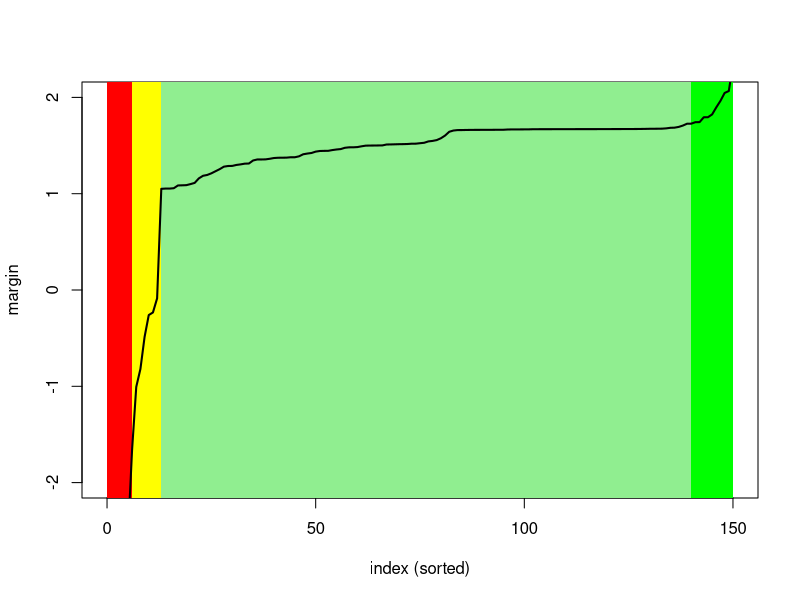

This figure's R source:
distance <- function(x1, x2)
{
  return(sqrt(sum((x1 - x2) ^ 2)))
}

w <- function(i,k=0,q=0) #âåñîâàÿ ô-öèÿ
{
  if(k>0) {
    (k+1-i)/k
  }
  else if(q>0&q<1){
    q^i
  }
  else return(-1)
}

printer <- function() {
  cat("draw in progress... ")
  plot(marginsArr, type="l",lwd=3,xlim =c(0,150), ylim = c(-2,2), xlab = "index (sorted)", ylab ="margin")
  rect(xleft = 13, xright = 140,ybottom = -3,ytop = 2.5,col = "light green",border = NA)
  rect(xleft = 140, xright = 150,ybottom = -3,ytop = 2.5,col = "green",border = NA)
  rect(xleft = 6, xright = 13,ybottom = -3,ytop = 2.5,col = "yellow",border = NA)
  rect(xleft = 0, xright = 6,ybottom = -3,ytop = 2.5,col = "red",border = NA)
  lines(marginsArr,lwd=2)
  cat("Done!")
}

margin <- function(inputData,i)
{
  l <- dim(inputData)[1]
  n <- dim(inputData)[2] - 1
  classesList <- unique(inputData[,n+1])
  counts <- rep(0,length(classesList))
  distances <- matrix(NA, l, 2)
  for (j in 1:l)
  {
    distances[j, ] <- c(j, distance(inputData[i, 1:n], inputData[j,1:n]))
  }
  orderedinputData <- inputData[order(distances[-i, 2]), ]
  for(j in  1:(l-1))
  {
    ind <- which(orderedinputData[j,n+1]==classesList)
    counts[ind] <- counts[ind]+w(j,k=l)
  }
  margY <- counts[which(inputData[i,n+1]==classesList)]
  margNY <- max(counts[-which(inputData[i,n+1]==classesList)]) 
  if(margY<margNY) return(margY-margNY)
  else return(margY/margNY)
}

marginsArr<-c()
for(k in 1:150){
  marginsArr[k]<-margin(iris,k)
}
marginsArr<-sort(marginsArr)
printer()
